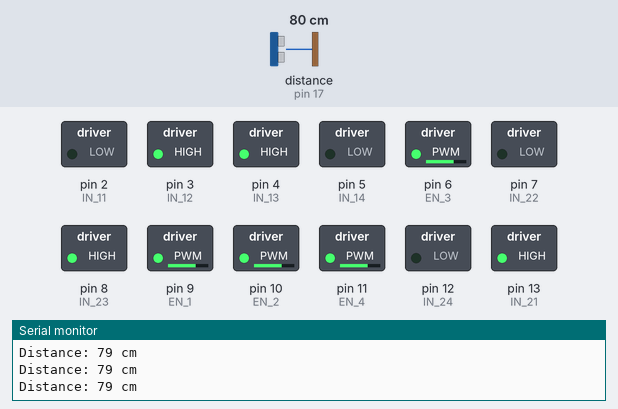
Bench run of a sketch on a simulated Arduino Uno, built with avr-gcc and run on an emulated ATmega328P. On the bench: switched loads named in the sketch (green lamp = pin HIGH), the last lines printed to the serial monitor. Wiring (inferred from the names in the program): ultrasonic range finder: trigger pin 16; echo pin 17. Inputs (shaded band) come from the test bench; at power-on: distance to the obstacle (sensor on pin 17) 80 cm. The echo pulse lasts 58.3 µs per cm; pins used as bus, display or sensor lines are not drawn.

Above: at 1.2 s.
1.3 s: distance to the obstacle (sensor on pin 17) set to 55 cm
4.3 s: distance to the obstacle (sensor on pin 17) set to 48 cm
At 4.9 s:
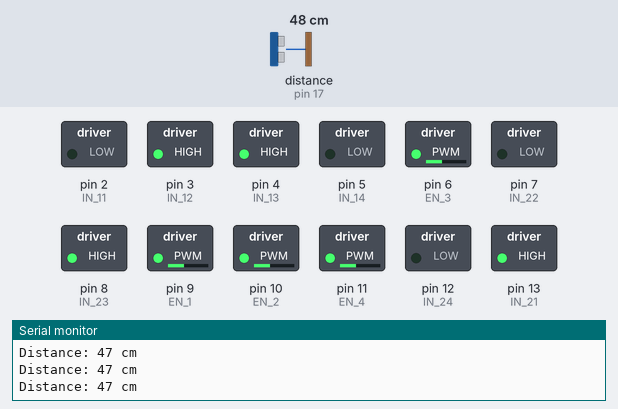
5.8 s: distance to the obstacle (sensor on pin 17) set to 2 cm
At 6.5 s:
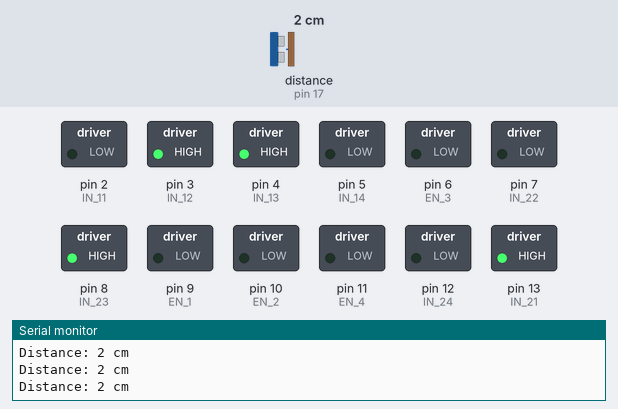
7.3 s: distance to the obstacle (sensor on pin 17) set to 120 cm
At 8.4 s:
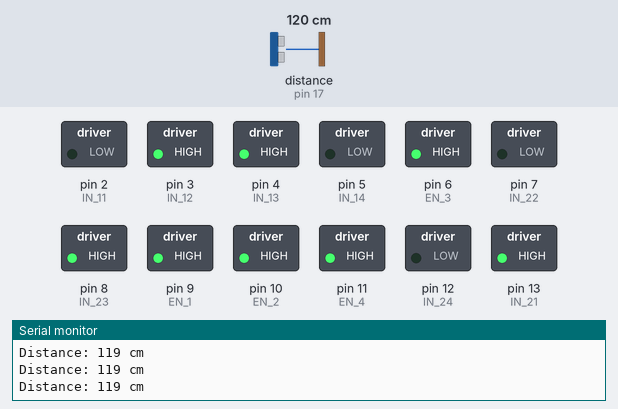
8.8 s: distance to the obstacle (sensor on pin 17) set to 84 cm
10.3 s: distance to the obstacle (sensor on pin 17) set to 77 cm
At 11.5 s:
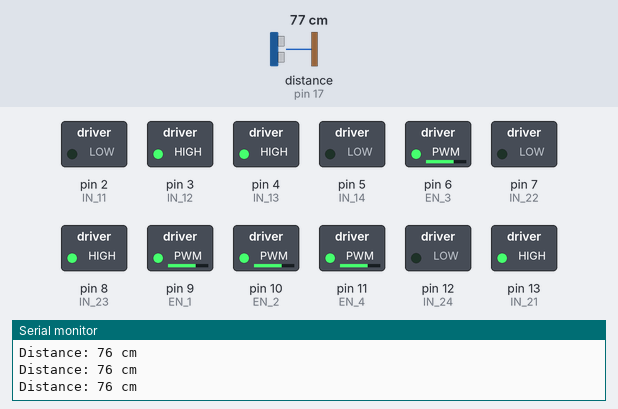
Timing chart, 0 to 12.8 s (numbered marks = the images above; inputs shaded):
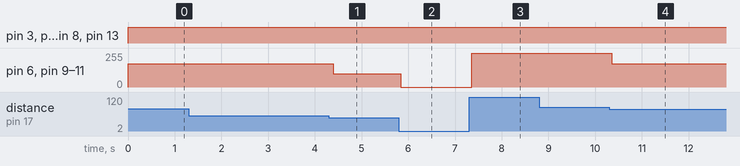

The sketch:

che_b2_12.ino
```cpp
// Define the motor control pins based on your setup
#define IN_11 2  // L298N #1, IN4 for IN4 for Back Left motor
#define IN_12 3  // L298N #1, IN3 for IN3 for Back Left motor
#define IN_13 4  // L298N #1, IN2 for Back Right motor
#define IN_14 5  // L298N #1, IN1 for Back Right motor
#define EN_1 9   // Enable pin for L298N #1 (Back motors)
#define EN_2 10  // Enable pin for L298N #1 (Back motors)

#define IN_21 13  // L298N #2, IN4 for Front Right motor
#define IN_22 7   // L298N #2, IN3 for Front Right motor
#define IN_23 8   // L298N #2, IN2 for Front Left motor
#define IN_24 12  // L298N #2, IN1 for Front Left motor
#define EN_3 6    // Enable pin for L298N #2 (Front motors)
#define EN_4 11   // Enable pin for L298N #2 (Front motors)


// Ultrasonic sensor pins
const int trigPin = 16;
const int echoPin = 17;

void setup() {
  // Set motor pins as output
  pinMode(IN_11, OUTPUT);
  pinMode(IN_12, OUTPUT);
  pinMode(IN_13, OUTPUT);
  pinMode(IN_14, OUTPUT);
  pinMode(EN_1, OUTPUT);
  pinMode(EN_2, OUTPUT);
  pinMode(IN_21, OUTPUT);
  pinMode(IN_22, OUTPUT);
  pinMode(IN_23, OUTPUT);
  pinMode(IN_24, OUTPUT);
  pinMode(EN_3, OUTPUT);
  pinMode(EN_4, OUTPUT);

  // Set ultrasonic sensor pins
  pinMode(trigPin, OUTPUT);
  pinMode(echoPin, INPUT);

  // Initialize serial communication
  Serial.begin(9600);
}

void loop() {
  // Measure distance
  long duration, distance;
  digitalWrite(trigPin, LOW);
  delayMicroseconds(2);
  digitalWrite(trigPin, HIGH);
  delayMicroseconds(10);
  digitalWrite(trigPin, LOW);
  duration = pulseIn(echoPin, HIGH);
  distance = (duration / 2) / 29.1;  // Calculate distance in cm

  // Print distance to serial
  Serial.print("Distance: ");
  Serial.print(distance);
  Serial.println(" cm");

  // Control motor speed based on distance
  if (distance >= 80) {
    moveForward(255);  // Full speed
  } else if (distance >= 50 && distance < 80) {
    moveForward(175);  // Medium speed
  } else if (distance >= 10 && distance < 50) {
    moveForward(100);  // Slow speed
  } else if (distance < 10) {
    stopMotors();  // Stop
  }

  delay(100);  // Small delay between measurements
}

// Function to move the Chelonia Bot forward
void moveForward(int speed) {
  analogWrite(EN_1, speed);
  analogWrite(EN_2, speed);
  analogWrite(EN_3, speed);
  analogWrite(EN_4, speed);

  digitalWrite(IN_11, LOW);
  digitalWrite(IN_12, HIGH);
  digitalWrite(IN_13, HIGH);
  digitalWrite(IN_14, LOW);
  digitalWrite(IN_21, HIGH);
  digitalWrite(IN_22, LOW);
  digitalWrite(IN_23, HIGH);
  digitalWrite(IN_24, LOW);
}

// Function to stop the Chelonia Bot
void stopMotors() {
  analogWrite(EN_1, 0);
  analogWrite(EN_2, 0);
  analogWrite(EN_3, 0);
  analogWrite(EN_4, 0);
}
```

Measured:
- the behaviour switches between 51 and 50 cm on distance to the obstacle (sensor on pin 17) (found by bisection; images 0 and 1)
- the behaviour switches between 81 and 80 cm on distance to the obstacle (sensor on pin 17) (found by bisection; images 3 and 4)
- after the input at 4.3 s, pin 6 (EN_3), pin 9 (EN_1), pin 10 (EN_2), pin 11 (EN_4): 175/255 → 100/255 after 0.09 s
- after the input at 5.8 s, pin 6 (EN_3), pin 9 (EN_1), pin 10 (EN_2), pin 11 (EN_4): 100/255 → 0/255 at once
- after the input at 7.3 s, pin 6 (EN_3), pin 9 (EN_1), pin 10 (EN_2), pin 11 (EN_4): 0/255 → 255/255 after 0.06 s
- after the input at 10.3 s, pin 6 (EN_3), pin 9 (EN_1), pin 10 (EN_2), pin 11 (EN_4): 255/255 → 175/255 after 0.05 s
